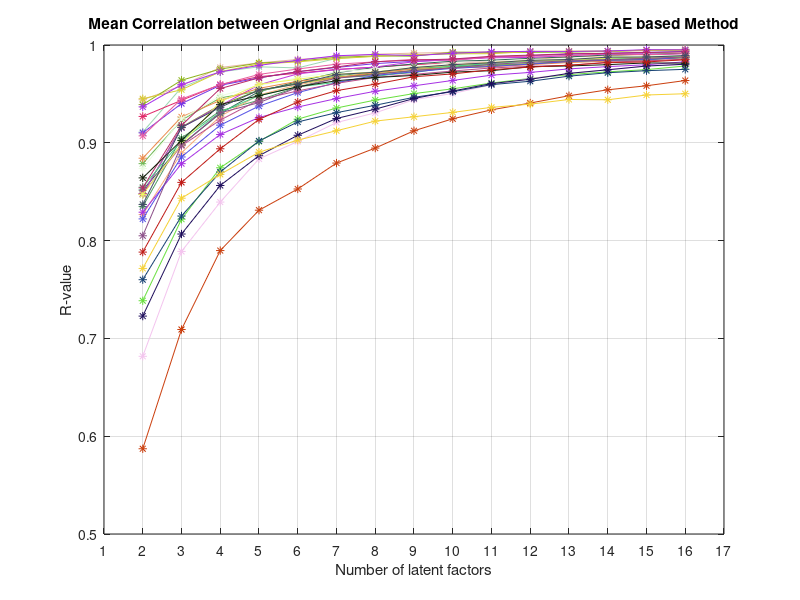

The MATLAB source for this figure: (Note: this script raises an error after producing the figure.)

aefile = load('ae_reconstruction_corr_Rvalue.mat');
ae_corr_chs = aefile.corr_chs;

vaefile = load('vae_reconstruction_corr_Rvalue.mat');
vae_corr_chs = vaefile.corr_chs;

latentdim_num=16;
sub_num =32;

corr_chs = ae_corr_chs;
%corr_chs = vae_corr_chs;
mean_latentdim_corrs = zeros(sub_num,latentdim_num);

for subNo = 1:32
    for latent_dim=1:latentdim_num
        latdim_corr_chs = squeeze(corr_chs(latent_dim,subNo,:)); %获取到该sub该latdim下各个channel的重构表现
        mean_latentdim_corrs(subNo,latent_dim) = mean(latdim_corr_chs);
    end
end


startdim=2;
x=startdim:1:16;
for subNo = 1:32
    y = mean_latentdim_corrs(subNo,startdim:latentdim_num);
    plot(x,y,'-*','Color',[rand rand rand]);hold on
end

xlim([1,17]);
%设置中间间隔的刻度，修改1即可
set( gca, 'xtick', [1:1:17]);

xlabel('Number of latent factors');
ylabel('R-value');
title('Mean Correlation between Orignial and Reconstructed Channel Signals: AE based Method');

grid on;
%legend('RBM-BP','RBM-CD','ICA','AE','VAE',4);
legend({'sub01','sub02','sub03','sub04','sub05','sub06','sub07','sub08','sub09','sub10',...
'sub11','sub12','sub13','sub14','sub15','sub16','sub17','sub18','sub19','sub20',...
'sub21','sub22','sub23','sub24','sub25','sub26','sub27','sub28','sub29','sub30',...
'sub31','sub32'},4);
